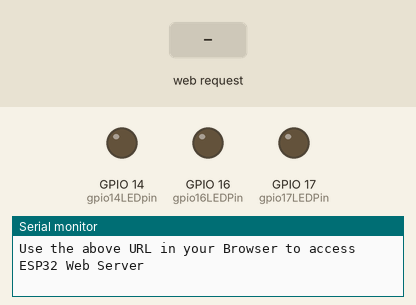
Simulated run of this sketch. Board: ESP32. Shown: output pins drawn as LEDs (lit = HIGH), the last lines printed to the serial monitor. Inputs (shaded band) come from the test bench. WiFi joins after 1.5 s; servers stay silent unless stated.

Above: at 4.8 s.
4.9 s: HTTP request GET /GPIO16ON received
At 5.9 s:
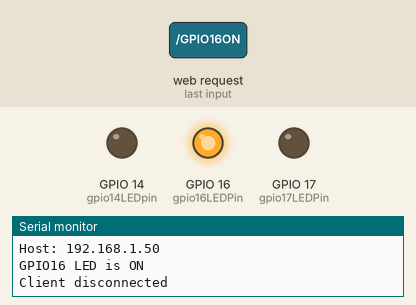
6.4 s: HTTP request GET /GPIO17ON received
At 7.0 s:
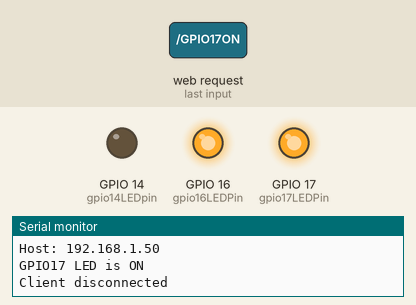
7.9 s: HTTP request GET /GPIO16OFF received
At 9.1 s:
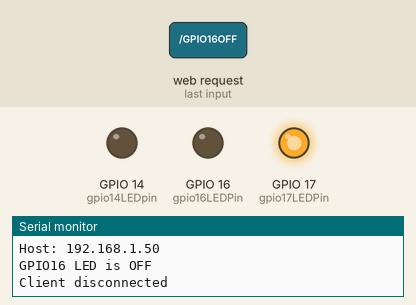
9.4 s: HTTP request GET /GPIO14ON received
At 10.5 s:
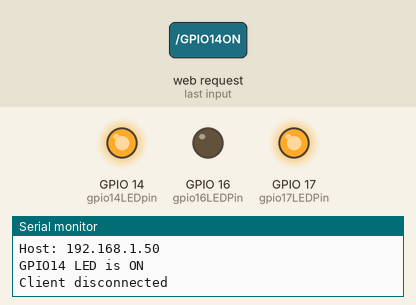
10.9 s: HTTP request GET /GPIO17OFF received
At 11.6 s:
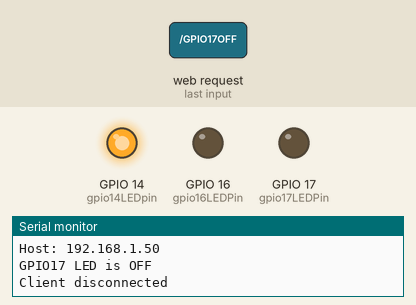
12.4 s: HTTP request GET /GPIO14OFF received
At 12.8 s:
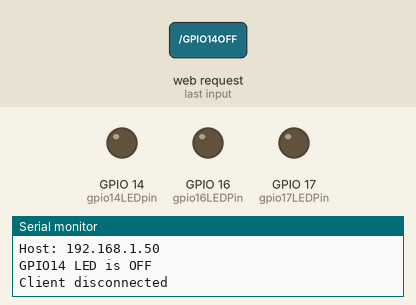
Timing chart, 0 to 14.9 s (numbered marks = the images above; inputs shaded):
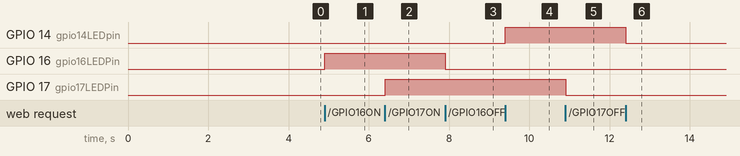

Measured:
- after the input at 4.9 s, GPIO 16 (gpio16LEDPin): LOW → HIGH at once
- after the input at 6.4 s, GPIO 17 (gpio17LEDPin): LOW → HIGH at once
- after the input at 7.9 s, GPIO 16 (gpio16LEDPin): HIGH → LOW at once
- after the input at 9.4 s, GPIO 14 (gpio14LEDpin): LOW → HIGH at once
- after the input at 10.9 s, GPIO 17 (gpio17LEDPin): HIGH → LOW at once
- after the input at 12.4 s, GPIO 14 (gpio14LEDpin): HIGH → LOW at once

The sketch:

http.ino
```cpp
#include <WiFi.h>

#define gpio16LEDPin 16 /* One LED connected to GPIO16 - RX2 */
#define gpio17LEDPin 17 /* One LED connected to GPIO17 - TX2 */
#define gpio14LEDpin 14
const char* ssid = "asus_fbnpa_2.4"; /* Add your router's SSID */
const char* password = "CLFBC6E9D8"; /*Add the routerpassword */

int gpio16Value;
int gpio17Value;
int gpio14Value;

WiFiServer espServer(80); /* Instance of WiFiServer with port number 80 */
/* 80 is the Port Number for HTTP Web Server */

/* A String to capture the incoming HTTP GET Request */
String request;

void setup()
{
  Serial.begin(115200); /* Begin Serial Communication with 115200 Baud Rate */
  /* Configure GPIO16 and GPIO17 Pins as OUTPUTs */
  pinMode(gpio16LEDPin, OUTPUT);
  pinMode(gpio17LEDPin, OUTPUT);
  pinMode (gpio14LEDpin,OUTPUT);
  /* Set the initial values of GPIO16 and GPIO17 as LOW*/
  /* Both the LEDs are initially OFF */
  digitalWrite(gpio16LEDPin, LOW);
  digitalWrite(gpio17LEDPin, LOW);
  digitalWrite(gpio14LEDpin, LOW);

  Serial.print("\n");
  Serial.print("Connecting to: ");
  Serial.println(ssid);
  WiFi.mode(WIFI_STA); /* Configure ESP32 in STA Mode */
  WiFi.begin(ssid, password); /* Connect to Wi-Fi based on the above SSID and Password */
  while(WiFi.status() != WL_CONNECTED)
  {
    Serial.print("*");
    delay(100);
  }
  Serial.print("\n");
  Serial.print("Connected to Wi-Fi: ");
  Serial.println(WiFi.SSID());
  delay(100);
  /* The next four lines of Code are used for assigning Static IP to ESP32 */
  /* Do this only if you know what you are doing */
  /* You have to check for free IP Addresses from your Router and */
  /* assign it to ESP32 */
  /* If you are comfortable with this step, */
  /* please un-comment the next four lines and make necessary changes */
  /* If not, leave it as it is and proceed */
  //IPAddress ip(192,168,1,6);
  //IPAddress gateway(192,168,1,1);
  //IPAddress subnet(255,255,255,0);
  //WiFi.config(ip, gateway, subnet);
  delay(2000);
  Serial.print("\n");
  Serial.println("Starting ESP32 Web Server...");
  espServer.begin(); /* Start the HTTP web Server */
  Serial.println("ESP32 Web Server Started");
  Serial.print("\n");
  Serial.print("The URL of ESP32 Web Server is: ");
  Serial.print("http://");
  Serial.println(WiFi.localIP());
  Serial.print("\n");
  Serial.println("Use the above URL in your Browser to access ESP32 Web Server\n");
}

void loop()
{
  WiFiClient client = espServer.available(); /* Check if a client is available */
  if(!client)
  {
    return;
  }

  Serial.println("New Client!!!");
  boolean currentLineIsBlank = true;
  while (client.connected())
  {
    if (client.available())
    {
      char c = client.read();
      request += c;
      Serial.write(c);
        /* if you've gotten to the end of the line (received a newline */
        /* character) and the line is blank, the http request has ended, */
        /* so you can send a reply */
      if (c == '\n' && currentLineIsBlank)
      {
        /* Extract the URL of the request */
        /* We have four URLs. If IP Address is 192.168.1.6 (for example),
        * then URLs are:
        * 192.168.1.6/GPIO16ON
        * 192.168.1.6/GPIO16OFF
        * 192.168.1.6/GPIO17ON
        * 192.168.1.6/GPIO17OFF
        */
        /* Based on the URL from the request, turn the LEDs ON or OFF */
        if (request.indexOf("/GPIO16ON") != -1)
        {
          Serial.println("GPIO16 LED is ON");
          digitalWrite(gpio16LEDPin, HIGH);
          gpio16Value = HIGH;
        }
        if (request.indexOf("/GPIO16OFF") != -1)
        {
          Serial.println("GPIO16 LED is OFF");
          digitalWrite(gpio16LEDPin, LOW);
          gpio16Value = LOW;
        }
        if (request.indexOf("/GPIO17ON") != -1)
        {
          Serial.println("GPIO17 LED is ON");
          digitalWrite(gpio17LEDPin, HIGH);
          gpio17Value = HIGH;
        }
        if (request.indexOf("/GPIO17OFF") != -1)
        {
          Serial.println("GPIO17 LED is OFF");
          digitalWrite(gpio17LEDPin, LOW);
          gpio17Value = LOW;
        }
        if (request.indexOf("/GPIO14ON") != -1)
        {
          Serial.println("GPIO14 LED is ON");
          digitalWrite(gpio14LEDpin, HIGH);
          gpio14Value = HIGH;
        }
        if (request.indexOf("/GPIO14OFF") != -1)
        {
          Serial.println("GPIO14 LED is OFF");
          digitalWrite(gpio14LEDpin, LOW);
          gpio14Value = LOW;
        }


        /* HTTP Response in the form of HTML Web Page */
        client.println("HTTP/1.1 200 OK");
        client.println("Content-Type: text/html");
        client.println("Connection: close");
        client.println(); //  IMPORTANT

        client.println("<!DOCTYPE HTML>");
        client.println("<html>");

        client.println("<head>");
        client.println("<meta name=\"viewport\" content=\"width=device-width, initial-scale=1\">");
        client.println("<link rel=\"icon\" href=\"data:,\">");

        client.println("<style>");

        client.println("html { font-family: Courier New; display: inline-block; margin: 0px auto; text-align: center;}");
        client.println(".button {border: none; color: white; padding: 10px 20px; text-align: center;");
        client.println("text-decoration: none; font-size: 25px; margin: 2px; cursor: pointer;}");
        client.println(".button1 {background-color: #FF0000;}");
        client.println(".button2 {background-color: #00FF00;}");
        client.println(".button3 {background-color: #0000FF;}");

        client.println("</style>");

        client.println("</head>");

        client.println("<body>");

        client.println("<h2>Welcome to ESP32 Web Server</h2>");

        if(gpio16Value == LOW)
        {
          client.println("<p>GPIO16 LED Status: OFF</p>");
          client.print("<p><a href=\"/GPIO16ON\"><button class=\"button button1\">Click to turn ON</button></a></p>");
        }
        else
        {
          client.println("<p>GPIO16 LED Status: ON</p>");
          client.print("<p><a href=\"/GPIO16OFF\"><button class=\"button button2\">Click to turn OFF</button></a></p>");
        }

        if(gpio17Value == LOW)
        {
          client.println("<p>GPIO17 LED Status: OFF</p>");
          client.print("<p><a href=\"/GPIO17ON\"><button class=\"button button1\">Click to turn ON</button></a></p>");
        }
        else
        {
          client.println("<p>GPIO17 LED Status: ON</p>");
          client.print("<p><a href=\"/GPIO17OFF\"><button class=\"button button2\">Click to turn OFF</button></a></p>");
        }

        if(gpio14Value == LOW)
        {
          client.println("<p>GPIO14 LED Status: OFF</p>");
          client.print("<p><a href=\"/GPIO14ON\"><button class=\"button button3\">Click to turn ON</button></a></p>");
        }
        else
        {
          client.println("<p>GPIO14 LED Status: ON</p>");
          client.print("<p><a href=\"/GPIO14OFF\"><button class=\"button button3\">Click to turn OFF</button></a></p>");
        }


        client.println("</body>");

        client.println("</html>");

        break;

    }
    if(c == '\n')
    {
      currentLineIsBlank = true;
    }
    else if(c != '\r')
    {
      currentLineIsBlank = false;
    }
    //client.print("\n");

    }
  }

  delay(1);
  request = "";
  //client.flush();
  client.stop();
  Serial.println("Client disconnected");
  Serial.print("\n");
}
```
